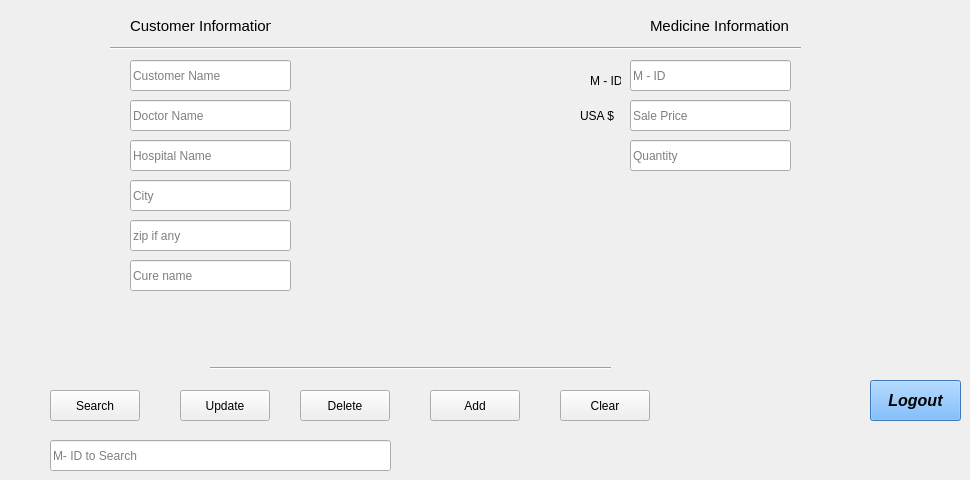
   <widget class="QWidget" name="tab">
    <attribute name="title">
     <string>Sale</string>
    </attribute>
    <widget class="QPushButton" name="pushButton_5">
     <property name="geometry">
      <rect>
       <x>560</x>
       <y>390</y>
       <width>90</width>
       <height>31</height>
      </rect>
     </property>
     <property name="text">
      <string>Clear</string>
     </property>
    </widget>
    <widget class="QPushButton" name="pushButton_6">
     <property name="geometry">
      <rect>
       <x>300</x>
       <y>390</y>
       <width>90</width>
       <height>31</height>
      </rect>
     </property>
     <property name="text">
      <string>Delete</string>
     </property>
    </widget>
    <widget class="QPushButton" name="pushButton_7">
     <property name="geometry">
      <rect>
       <x>50</x>
       <y>390</y>
       <width>90</width>
       <height>31</height>
      </rect>
     </property>
     <property name="text">
      <string>Search</string>
     </property>
    </widget>
    <widget class="Line" name="line_2">
     <property name="geometry">
      <rect>
       <x>210</x>
       <y>360</y>
       <width>401</width>
       <height>16</height>
      </rect>
     </property>
     <property name="orientation">
      <enum>Qt::Horizontal</enum>
     </property>
    </widget>
    <widget class="QPushButton" name="pushButton_8">
     <property name="geometry">
      <rect>
       <x>430</x>
       <y>390</y>
       <width>90</width>
       <height>31</height>
      </rect>
     </property>
     <property name="text">
      <string>Add</string>
     </property>
    </widget>
    <widget class="Line" name="line_4">
     <property name="geometry">
      <rect>
       <x>110</x>
       <y>40</y>
       <width>691</width>
       <height>16</height>
      </rect>
     </property>
     <property name="orientation">
      <enum>Qt::Horizontal</enum>
     </property>
    </widget>
    <widget class="QLabel" name="label_6">
     <property name="geometry">
      <rect>
       <x>130</x>
       <y>10</y>
       <width>141</width>
       <height>31</height>
      </rect>
     </property>
     <property name="font">
      <font>
       <pointsize>11</pointsize>
      </font>
     </property>
     <property name="text">
      <string>Customer Information</string>
     </property>
    </widget>
    <widget class="QLabel" name="label_7">
     <property name="geometry">
      <rect>
       <x>650</x>
       <y>10</y>
       <width>141</width>
       <height>31</height>
      </rect>
     </property>
     <property name="font">
      <font>
       <pointsize>11</pointsize>
      </font>
     </property>
     <property name="text">
      <string>Medicine Information</string>
     </property>
    </widget>
    <widget class="QLineEdit" name="lineEdit_11">
     <property name="geometry">
      <rect>
       <x>630</x>
       <y>100</y>
       <width>161</width>
       <height>31</height>
      </rect>
     </property>
     <property name="placeholderText">
      <string>Sale Price</string>
     </property>
    </widget>
    <widget class="QLineEdit" name="lineEdit_3">
     <property name="geometry">
      <rect>
       <x>130</x>
       <y>60</y>
       <width>161</width>
       <height>31</height>
      </rect>
     </property>
     <property name="placeholderText">
      <string>Customer Name</string>
     </property>
    </widget>
    <widget class="QLineEdit" name="lineEdit_4">
     <property name="geometry">
      <rect>
       <x>130</x>
       <y>100</y>
       <width>161</width>
       <height>31</height>
      </rect>
     </property>
     <property name="placeholderText">
      <string>Doctor Name</string>
     </property>
    </widget>
    <widget class="QLineEdit" name="lineEdit_12">
     <property name="geometry">
      <rect>
       <x>630</x>
       <y>140</y>
       <width>161</width>
       <height>31</height>
      </rect>
     </property>
     <property name="placeholderText">
      <string>Quantity</string>
     </property>
    </widget>
    <widget class="QLabel" name="label_9">
     <property name="geometry">
      <rect>
       <x>590</x>
       <y>70</y>
       <width>31</width>
       <height>21</height>
      </rect>
     </property>
     <property name="text">
      <string>M - ID</string>
     </property>
    </widget>
    <widget class="QPushButton" name="pushButton_11">
     <property name="geometry">
      <rect>
       <x>870</x>
       <y>380</y>
       <width>91</width>
       <height>41</height>
      </rect>
     </property>
     <property name="font">
      <font>
       <pointsize>12</pointsize>
       <weight>75</weight>
       <italic>true</italic>
       <bold>true</bold>
      </font>
     </property>
     <property name="styleSheet">
      <string notr="true">
background-color: rgb(85, 170, 255);</string>
     </property>
     <property name="text">
      <string>Logout</string>
     </property>
    </widget>
    <widget class="QLineEdit" name="lineEdit_13">
     <property name="geometry">
      <rect>
       <x>130</x>
       <y>180</y>
       <width>161</width>
       <height>31</height>
      </rect>
     </property>
     <property name="placeholderText">
      <string>City</string>
     </property>
    </widget>
    <widget class="QLineEdit" name="lineEdit_14">
     <property name="geometry">
      <rect>
       <x>130</x>
       <y>140</y>
       <width>161</width>
       <height>31</height>
      </rect>
     </property>
     <property name="placeholderText">
      <string>Hospital Name</string>
     </property>
    </widget>
    <widget class="QLineEdit" name="lineEdit_15">
     <property name="geometry">
      <rect>
       <x>130</x>
       <y>260</y>
       <width>161</width>
       <height>31</height>
      </rect>
     </property>
     <property name="placeholderText">
      <string>Cure name</string>
     </property>
    </widget>
    <widget class="QLineEdit" name="lineEdit_16">
     <property name="geometry">
      <rect>
       <x>130</x>
       <y>220</y>
       <width>161</width>
       <height>31</height>
      </rect>
     </property>
     <property name="placeholderText">
      <string>zip if any</string>
     </property>
    </widget>
    <widget class="QLineEdit" name="lineEdit_17">
     <property name="geometry">
      <rect>
       <x>630</x>
       <y>60</y>
       <width>161</width>
       <height>31</height>
      </rect>
     </property>
     <property name="placeholderText">
      <string>M - ID</string>
     </property>
    </widget>
    <widget class="QLineEdit" name="lineEdit_18">
     <property name="geometry">
      <rect>
       <x>50</x>
       <y>440</y>
       <width>341</width>
       <height>31</height>
      </rect>
     </property>
     <property name="placeholderText">
      <string>M- ID to Search</string>
     </property>
    </widget>
    <widget class="QPushButton" name="pushButton_12">
     <property name="geometry">
      <rect>
       <x>180</x>
       <y>390</y>
       <width>90</width>
       <height>31</height>
      </rect>
     </property>
     <property name="text">
      <string>Update</string>
     </property>
    </widget>
    <widget class="QLabel" name="label_10">
     <property name="geometry">
      <rect>
       <x>580</x>
       <y>100</y>
       <width>41</width>
       <height>31</height>
      </rect>
     </property>
     <property name="text">
      <string>USA $</string>
     </property>
    </widget>
   </widget>
